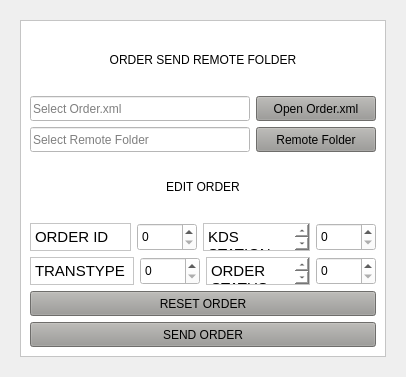
<?xml version="1.0" encoding="UTF-8"?>
<ui version="4.0">
 <class>MainWindow</class>
 <widget class="QMainWindow" name="MainWindow">
  <property name="geometry">
   <rect>
    <x>0</x>
    <y>0</y>
    <width>406</width>
    <height>377</height>
   </rect>
  </property>
  <property name="windowTitle">
   <string>MainWindow</string>
  </property>
  <widget class="QWidget" name="centralwidget">
   <layout class="QHBoxLayout" name="horizontalLayout_7" stretch="0">
    <property name="spacing">
     <number>20</number>
    </property>
    <property name="leftMargin">
     <number>20</number>
    </property>
    <property name="topMargin">
     <number>20</number>
    </property>
    <property name="rightMargin">
     <number>20</number>
    </property>
    <property name="bottomMargin">
     <number>20</number>
    </property>
    <item>
     <widget class="QFrame" name="frame">
      <property name="styleSheet">
       <string notr="true">background-color: rgb(255, 255, 255);</string>
      </property>
      <property name="frameShape">
       <enum>QFrame::StyledPanel</enum>
      </property>
      <property name="frameShadow">
       <enum>QFrame::Raised</enum>
      </property>
      <layout class="QVBoxLayout" name="verticalLayout_2">
       <item>
        <widget class="QLabel" name="label">
         <property name="text">
          <string>&lt;html&gt;&lt;head/&gt;&lt;body&gt;&lt;p align=&quot;center&quot;&gt;&lt;img src=&quot;/home/jaydev/Desktop/order_send&quot;/&gt;&lt;/p&gt;&lt;p align=&quot;center&quot;&gt;ORDER SEND REMOTE FOLDER&lt;/p&gt;&lt;/body&gt;&lt;/html&gt;</string>
         </property>
        </widget>
       </item>
       <item>
        <layout class="QHBoxLayout" name="horizontalLayout_5">
         <item>
          <widget class="QLineEdit" name="order_path">
           <property name="minimumSize">
            <size>
             <width>0</width>
             <height>25</height>
            </size>
           </property>
           <property name="placeholderText">
            <string>Select Order.xml</string>
           </property>
          </widget>
         </item>
         <item>
          <widget class="QPushButton" name="btn_open">
           <property name="enabled">
            <bool>true</bool>
           </property>
           <property name="minimumSize">
            <size>
             <width>120</width>
             <height>25</height>
            </size>
           </property>
           <property name="styleSheet">
            <string notr="true">QPushButton{boder-radius:15px; background-color: rgb(154, 153, 150)}
QPushButton:hover{color:#fff; background-color: rgb(53, 132, 228)}
</string>
           </property>
           <property name="text">
            <string>Open Order.xml</string>
           </property>
          </widget>
         </item>
        </layout>
       </item>
       <item>
        <layout class="QHBoxLayout" name="horizontalLayout_6">
         <item>
          <widget class="QLineEdit" name="remote_folder_path">
           <property name="minimumSize">
            <size>
             <width>0</width>
             <height>25</height>
            </size>
           </property>
           <property name="placeholderText">
            <string>Select Remote Folder</string>
           </property>
          </widget>
         </item>
         <item>
          <widget class="QPushButton" name="btn_folder_select">
           <property name="minimumSize">
            <size>
             <width>120</width>
             <height>25</height>
            </size>
           </property>
           <property name="styleSheet">
            <string notr="true">QPushButton{boder-radius:20px; background-color: rgb(154, 153, 150)}
QPushButton:hover{color:#fff; background-color: rgb(53, 132, 228)}</string>
           </property>
           <property name="text">
            <string>Remote Folder</string>
           </property>
          </widget>
         </item>
        </layout>
       </item>
       <item>
        <widget class="QLabel" name="label_2">
         <property name="text">
          <string>&lt;html&gt;&lt;head/&gt;&lt;body&gt;&lt;p align=&quot;center&quot;&gt;EDIT ORDER&lt;/p&gt;&lt;/body&gt;&lt;/html&gt;</string>
         </property>
        </widget>
       </item>
       <item>
        <layout class="QHBoxLayout" name="horizontalLayout_8">
         <item>
          <layout class="QHBoxLayout" name="horizontalLayout">
           <item>
            <widget class="QTextEdit" name="order_id">
             <property name="minimumSize">
              <size>
               <width>0</width>
               <height>25</height>
              </size>
             </property>
             <property name="maximumSize">
              <size>
               <width>260</width>
               <height>28</height>
              </size>
             </property>
             <property name="html">
              <string>&lt;!DOCTYPE HTML PUBLIC &quot;-//W3C//DTD HTML 4.0//EN&quot; &quot;http://www.w3.org/TR/REC-html40/strict.dtd&quot;&gt;
&lt;html&gt;&lt;head&gt;&lt;meta name=&quot;qrichtext&quot; content=&quot;1&quot; /&gt;&lt;style type=&quot;text/css&quot;&gt;
p, li { white-space: pre-wrap; }
&lt;/style&gt;&lt;/head&gt;&lt;body style=&quot; font-family:'Ubuntu'; font-size:11pt; font-weight:400; font-style:normal;&quot;&gt;
&lt;p style=&quot; margin-top:0px; margin-bottom:0px; margin-left:0px; margin-right:0px; -qt-block-indent:0; text-indent:0px;&quot;&gt;ORDER ID&lt;/p&gt;&lt;/body&gt;&lt;/html&gt;</string>
             </property>
            </widget>
           </item>
           <item>
            <widget class="QSpinBox" name="id_select">
             <property name="minimumSize">
              <size>
               <width>60</width>
               <height>0</height>
              </size>
             </property>
             <property name="maximumSize">
              <size>
               <width>50</width>
               <height>28</height>
              </size>
             </property>
            </widget>
           </item>
          </layout>
         </item>
         <item>
          <layout class="QHBoxLayout" name="horizontalLayout_2">
           <item>
            <widget class="QTextEdit" name="kds_station">
             <property name="minimumSize">
              <size>
               <width>0</width>
               <height>25</height>
              </size>
             </property>
             <property name="maximumSize">
              <size>
               <width>260</width>
               <height>28</height>
              </size>
             </property>
             <property name="html">
              <string>&lt;!DOCTYPE HTML PUBLIC &quot;-//W3C//DTD HTML 4.0//EN&quot; &quot;http://www.w3.org/TR/REC-html40/strict.dtd&quot;&gt;
&lt;html&gt;&lt;head&gt;&lt;meta name=&quot;qrichtext&quot; content=&quot;1&quot; /&gt;&lt;style type=&quot;text/css&quot;&gt;
p, li { white-space: pre-wrap; }
&lt;/style&gt;&lt;/head&gt;&lt;body style=&quot; font-family:'Ubuntu'; font-size:11pt; font-weight:400; font-style:normal;&quot;&gt;
&lt;p style=&quot; margin-top:0px; margin-bottom:0px; margin-left:0px; margin-right:0px; -qt-block-indent:0; text-indent:0px;&quot;&gt;KDS STATION&lt;/p&gt;&lt;/body&gt;&lt;/html&gt;</string>
             </property>
            </widget>
           </item>
           <item>
            <widget class="QSpinBox" name="kds_station_select">
             <property name="minimumSize">
              <size>
               <width>60</width>
               <height>0</height>
              </size>
             </property>
             <property name="maximumSize">
              <size>
               <width>100</width>
               <height>28</height>
              </size>
             </property>
            </widget>
           </item>
          </layout>
         </item>
        </layout>
       </item>
       <item>
        <layout class="QHBoxLayout" name="horizontalLayout_9">
         <item>
          <layout class="QHBoxLayout" name="horizontalLayout_3">
           <item>
            <widget class="QTextEdit" name="transtype">
             <property name="minimumSize">
              <size>
               <width>0</width>
               <height>25</height>
              </size>
             </property>
             <property name="maximumSize">
              <size>
               <width>260</width>
               <height>28</height>
              </size>
             </property>
             <property name="html">
              <string>&lt;!DOCTYPE HTML PUBLIC &quot;-//W3C//DTD HTML 4.0//EN&quot; &quot;http://www.w3.org/TR/REC-html40/strict.dtd&quot;&gt;
&lt;html&gt;&lt;head&gt;&lt;meta name=&quot;qrichtext&quot; content=&quot;1&quot; /&gt;&lt;style type=&quot;text/css&quot;&gt;
p, li { white-space: pre-wrap; }
&lt;/style&gt;&lt;/head&gt;&lt;body style=&quot; font-family:'Ubuntu'; font-size:11pt; font-weight:400; font-style:normal;&quot;&gt;
&lt;p style=&quot; margin-top:0px; margin-bottom:0px; margin-left:0px; margin-right:0px; -qt-block-indent:0; text-indent:0px;&quot;&gt;TRANSTYPE&lt;/p&gt;&lt;/body&gt;&lt;/html&gt;</string>
             </property>
            </widget>
           </item>
           <item>
            <widget class="QSpinBox" name="transtype_select">
             <property name="minimumSize">
              <size>
               <width>60</width>
               <height>0</height>
              </size>
             </property>
             <property name="maximumSize">
              <size>
               <width>50</width>
               <height>28</height>
              </size>
             </property>
            </widget>
           </item>
          </layout>
         </item>
         <item>
          <layout class="QHBoxLayout" name="horizontalLayout_4">
           <item>
            <widget class="QTextEdit" name="textEdit_4">
             <property name="minimumSize">
              <size>
               <width>0</width>
               <height>25</height>
              </size>
             </property>
             <property name="maximumSize">
              <size>
               <width>260</width>
               <height>28</height>
              </size>
             </property>
             <property name="html">
              <string>&lt;!DOCTYPE HTML PUBLIC &quot;-//W3C//DTD HTML 4.0//EN&quot; &quot;http://www.w3.org/TR/REC-html40/strict.dtd&quot;&gt;
&lt;html&gt;&lt;head&gt;&lt;meta name=&quot;qrichtext&quot; content=&quot;1&quot; /&gt;&lt;style type=&quot;text/css&quot;&gt;
p, li { white-space: pre-wrap; }
&lt;/style&gt;&lt;/head&gt;&lt;body style=&quot; font-family:'Ubuntu'; font-size:11pt; font-weight:400; font-style:normal;&quot;&gt;
&lt;p style=&quot; margin-top:0px; margin-bottom:0px; margin-left:0px; margin-right:0px; -qt-block-indent:0; text-indent:0px;&quot;&gt;ORDER STATUS&lt;/p&gt;&lt;/body&gt;&lt;/html&gt;</string>
             </property>
            </widget>
           </item>
           <item>
            <widget class="QSpinBox" name="order_status_select">
             <property name="minimumSize">
              <size>
               <width>60</width>
               <height>0</height>
              </size>
             </property>
             <property name="maximumSize">
              <size>
               <width>50</width>
               <height>28</height>
              </size>
             </property>
            </widget>
           </item>
          </layout>
         </item>
        </layout>
       </item>
       <item>
        <layout class="QVBoxLayout" name="verticalLayout">
         <item>
          <widget class="QPushButton" name="reset_order">
           <property name="minimumSize">
            <size>
             <width>120</width>
             <height>25</height>
            </size>
           </property>
           <property name="maximumSize">
            <size>
             <width>16777215</width>
             <height>16777215</height>
            </size>
           </property>
           <property name="styleSheet">
            <string notr="true">QPushButton{boder-radius:20px; background-color: rgb(154, 153, 150)}
QPushButton:hover{color:#fff; background-color: rgb(53, 132, 228)}</string>
           </property>
           <property name="text">
            <string>RESET ORDER</string>
           </property>
          </widget>
         </item>
         <item>
          <widget class="QPushButton" name="send_order">
           <property name="minimumSize">
            <size>
             <width>120</width>
             <height>25</height>
            </size>
           </property>
           <property name="maximumSize">
            <size>
             <width>16777215</width>
             <height>16777215</height>
            </size>
           </property>
           <property name="styleSheet">
            <string notr="true">QPushButton{boder-radius:20px; background-color: rgb(154, 153, 150)}
QPushButton:hover{color:#fff; background-color: rgb(53, 132, 228)}</string>
           </property>
           <property name="text">
            <string>SEND ORDER</string>
           </property>
          </widget>
         </item>
        </layout>
       </item>
      </layout>
     </widget>
    </item>
   </layout>
  </widget>
 </widget>
 <resources/>
 <connections/>
</ui>
